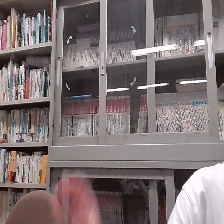
#> input picture dataset/0/0_0000.jpg, 224 x 224 px, given in place of the camera
$ python extract_datasetV2.py
#> lines starting #> are read from the running program, lines starting #| are printed output that depends on the picture; after the words box and inside, x2 and y2 are one past the last pixel; in counts of white or black regions, pixels touching at a corner belong together
import cv2
import numpy as np

cap = cv2.VideoCapture(0)
#cap = cv2.VideoCapture(r'C:\Users\puthe\Documents\GitHub\SOS-hand-signal-detection\ML_test\WIN_20250523_12_40_14_Pro.mp4')

while True:
    ret, frame = cap.read()
#> frame is the input picture: shape (224, 224, 3); mean B, G, R 114.3, 113.5, 124.7
    if not ret:
        break

    frame_HSV = cv2.cvtColor(frame, cv2.COLOR_BGR2HSV)
#> frame_HSV: shape (224, 224, 3); mean H, S, V 98, 32.7, 125.3
    frame_threshold = cv2.inRange(frame_HSV, (0,54,88), (174, 255, 255))
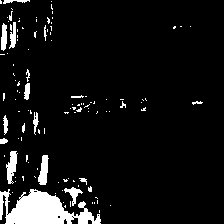
#> frame_threshold: shape (224, 224); 7.4% white; 114 white regions (95 under 20 px), largest, box (x1, y1, x2, y2) and area: (0, 189, 101, 224) 2039, (6, 151, 18, 184) 228, (38, 155, 49, 185) 215
    kernel = cv2.getStructuringElement(cv2.MORPH_RECT, (5, 5))
    opening = cv2.morphologyEx(frame_threshold, cv2.MORPH_OPEN, kernel)
#> opening: shape (224, 224); 5% white; 14 white regions (1 under 20 px), largest, box (x1, y1, x2, y2) and area: (6, 192, 72, 224) 1537, (38, 155, 48, 185) 213, (7, 151, 17, 173) 158
    closing = cv2.morphologyEx(opening, cv2.MORPH_CLOSE, cv2.getStructuringElement(cv2.MORPH_RECT, (7, 7)))
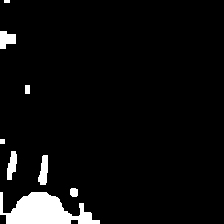
#> closing: shape (224, 224); 5.3% white; 8 white regions (1 under 20 px), largest, box (x1, y1, x2, y2) and area: (0, 192, 100, 224) 1903, (38, 155, 48, 185) 213, (0, 31, 16, 49) 211

    dialation = cv2.dilate(closing,kernel,iterations = 1)
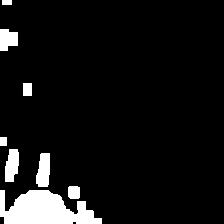
#> dialation: shape (224, 224); 7.6% white; 8 white regions

    final = cv2.bitwise_and(frame,frame, mask=dialation)
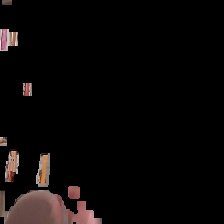
#> final: shape (224, 224, 3); mean B, G, R 7.3, 7.7, 10.5
    final_gray = cv2.cvtColor(final,cv2.COLOR_BGR2GRAY)
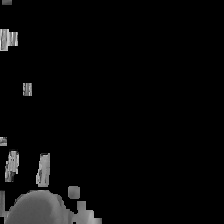
#> final_gray: shape (224, 224); min 0, max 242, mean 8.5

    contours , _ = cv2.findContours(dialation, cv2.RETR_TREE,cv2.CHAIN_APPROX_SIMPLE)
#> contours = 8 contours; box (x1, y1, x2, y2) and area: (0, 190, 102, 224) 2206, (36, 153, 50, 187) 346, (5, 149, 19, 182) 322, (0, 29, 18, 51) 281, (68, 186, 80, 199) 128, (23, 83, 32, 96) 96, (0, 137, 7, 146) 48, (2, 0, 12, 5) 36
    filtered_mask = np.zeros_like(dialation)

    for cnt in contours :
        area = cv2.contourArea(cnt)
        if 20000 < area < 50000 :
            cv2.drawContours(filtered_mask,[cnt],-1,255,-1)
#> this loop made 8 passes
#> area on passes 1, 2, 3, 4, 7: 2206.5, 127.5, 346, 322.5, 281
#> (cnt, area) on passes 5, 6, 8: ([[0, 137], [0, 145], [6, 145], [6, 137]], 48), ([[23, 83], [23, 95], [31, 95], [31, 83]], 96), ([[2, 0], [2, 4], [11, 4], [11, 0]], 36)
#> filtered_mask: shape (224, 224); every value is 0

    final = cv2.bitwise_and(frame, frame, mask=filtered_mask)
#> final: shape (224, 224, 3); every value is 0
    # คำนวณจุดกลางของเฟรม
    height, width = frame.shape[:2]
#> height = 224; width = 224
    center_x, center_y = width // 2, height // 2
#> center_x = 112; center_y = 112

    # วาดจุดตรงกลางเฟรมบนภาพ final
    cv2.circle(frame, (center_x, center_y), 7, (255), -1)  # วาดจุดสีขาว (gray = 255)
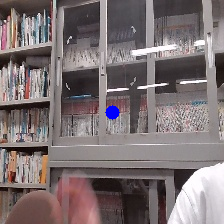
#> frame: shape (224, 224, 3); 0.3% of pixels changed, all inside (x1, y1, x2, y2) = (105, 105, 120, 120)
    cv2.putText(frame, "Center", (center_x - 40, center_y - 10), cv2.FONT_HERSHEY_SIMPLEX, 0.5, (255), 1)
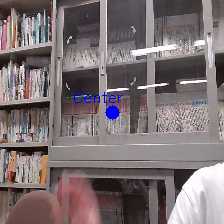
#> frame: shape (224, 224, 3); 0.23% of pixels changed, all inside (x1, y1, x2, y2) = (74, 92, 123, 103)

    cv2.imshow("frame", frame)
    cv2.imshow("cropped", frame_threshold)
    cv2.imshow("opening",opening)
    cv2.imshow("closing",closing)


    cv2.imshow("final",final_gray)

    key = cv2.waitKey(1) & 0xFF
#> (key q is pressed here)
    if key == ord('q'):
        break

cap.release()
cv2.destroyAllWindows()

$ run again, on dataset/0/0_0001.jpg
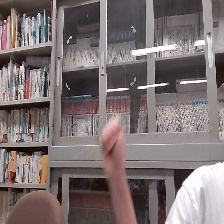
#> input picture dataset/0/0_0001.jpg, 224 x 224 px, given in place of the camera
#> frame is the input picture: shape (224, 224, 3); mean B, G, R 113.8, 113.6, 124.9
#> frame_HSV: shape (224, 224, 3); mean H, S, V 85.7, 33.8, 125.5
#> `frame_threshold = cv2.inRange(frame_HSV, (0,54,88), (174, 255, 255))`:
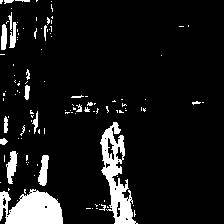
#> frame_threshold: shape (224, 224); 9.4% white; 116 white regions (98 under 20 px), largest, box (x1, y1, x2, y2) and area: (0, 189, 63, 224) 1619, (100, 122, 138, 224) 1575, (6, 151, 18, 184) 223
#> opening: shape (224, 224); 6.6% white; 14 white regions, largest, box (x1, y1, x2, y2) and area: (6, 192, 63, 224) 1406, (103, 151, 135, 224) 937, (38, 155, 48, 185) 206
#> closing: shape (224, 224); 7.1% white; 8 white regions, largest, box (x1, y1, x2, y2) and area: (0, 192, 63, 224) 1495, (101, 128, 135, 224) 1393, (0, 28, 16, 49) 240
#> dialation: shape (224, 224); 10.1% white; 8 white regions
#> contours = 9 contours; largest, box (x1, y1, x2, y2) and area: (99, 126, 137, 224) 1897, (0, 190, 65, 224) 1696, (36, 153, 50, 187) 339, (0, 26, 18, 51) 314, (5, 150, 19, 178) 289
#> the loop `for cnt in contours :` made 9 passes
#> area on passes 1, 2, 3, 5, 6, 8: 1696, 339, 289, 1897, 33, 313.5
#> `cv2.putText(frame, "Center", (center_x - 40, center_y - 10), cv2.FONT_..`:
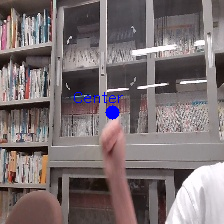
#> frame: shape (224, 224, 3); mean B, G, R 114.5, 113, 124.2
